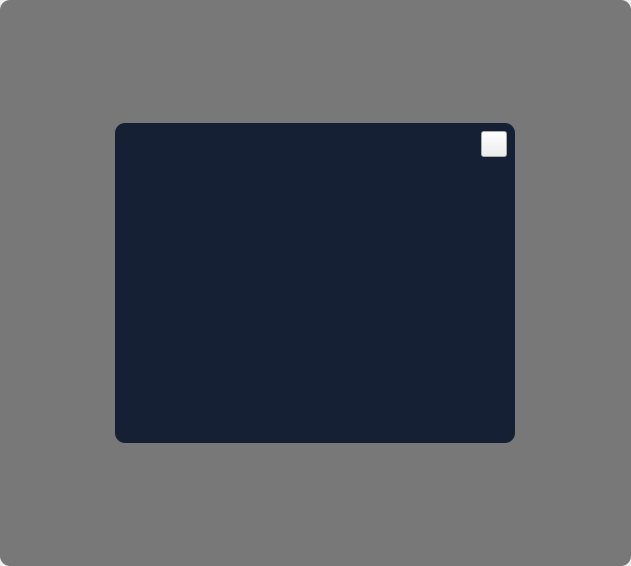
<?xml version="1.0" encoding="UTF-8"?>
<ui version="4.0">
 <class>CPUInfo</class>
 <widget class="QWidget" name="CPUInfo">
  <property name="geometry">
   <rect>
    <x>0</x>
    <y>0</y>
    <width>631</width>
    <height>566</height>
   </rect>
  </property>
  <property name="windowTitle">
   <string>Form</string>
  </property>
  <layout class="QVBoxLayout" name="verticalLayout">
   <property name="spacing">
    <number>0</number>
   </property>
   <property name="leftMargin">
    <number>0</number>
   </property>
   <property name="topMargin">
    <number>0</number>
   </property>
   <property name="rightMargin">
    <number>0</number>
   </property>
   <property name="bottomMargin">
    <number>0</number>
   </property>
   <item>
    <widget class="QFrame" name="frame_bg">
     <property name="styleSheet">
      <string notr="true">#frame_bg
{
	border-radius: 10px;
	background-color: rgba(0, 0, 0, 50%);
}</string>
     </property>
     <property name="frameShape">
      <enum>QFrame::StyledPanel</enum>
     </property>
     <property name="frameShadow">
      <enum>QFrame::Raised</enum>
     </property>
     <layout class="QGridLayout" name="gridLayout">
      <property name="leftMargin">
       <number>0</number>
      </property>
      <property name="topMargin">
       <number>0</number>
      </property>
      <property name="rightMargin">
       <number>0</number>
      </property>
      <property name="bottomMargin">
       <number>0</number>
      </property>
      <property name="spacing">
       <number>0</number>
      </property>
      <item row="0" column="0">
       <widget class="QFrame" name="frame">
        <property name="minimumSize">
         <size>
          <width>400</width>
          <height>320</height>
         </size>
        </property>
        <property name="maximumSize">
         <size>
          <width>400</width>
          <height>320</height>
         </size>
        </property>
        <property name="styleSheet">
         <string notr="true">#frame
{
	background: #152034;
	border-radius: 10px;
}

QLabel
{
	font-size: 16px;
	font-family: 微软雅黑;
	color: #01EEC3;
}</string>
        </property>
        <property name="frameShape">
         <enum>QFrame::StyledPanel</enum>
        </property>
        <property name="frameShadow">
         <enum>QFrame::Raised</enum>
        </property>
        <layout class="QVBoxLayout" name="verticalLayout_2">
         <property name="spacing">
          <number>16</number>
         </property>
         <property name="leftMargin">
          <number>20</number>
         </property>
         <property name="topMargin">
          <number>8</number>
         </property>
         <property name="rightMargin">
          <number>8</number>
         </property>
         <property name="bottomMargin">
          <number>20</number>
         </property>
         <item alignment="Qt::AlignRight">
          <widget class="QPushButton" name="pushButton">
           <property name="minimumSize">
            <size>
             <width>26</width>
             <height>26</height>
            </size>
           </property>
           <property name="maximumSize">
            <size>
             <width>26</width>
             <height>26</height>
            </size>
           </property>
           <property name="cursor">
            <cursorShape>PointingHandCursor</cursorShape>
           </property>
           <property name="styleSheet">
            <string notr="true">QPushButton
{
	border-image: url(:/images/images/ic_gb.png);
}

QPushButton:hover
{
	border-image: url(:/images/images/ic_gb_bright.png);
}</string>
           </property>
          </widget>
         </item>
         <item>
          <widget class="QLabel" name="label_pageSize"/>
         </item>
         <item>
          <widget class="QLabel" name="label_minAddress"/>
         </item>
         <item>
          <widget class="QLabel" name="label_maxAddress"/>
         </item>
         <item>
          <widget class="QLabel" name="label_mask"/>
         </item>
         <item>
          <widget class="QLabel" name="label_processorNum"/>
         </item>
         <item>
          <widget class="QLabel" name="label_processorType"/>
         </item>
         <item>
          <widget class="QLabel" name="label_processorLevel"/>
         </item>
         <item>
          <widget class="QLabel" name="label_processorVersion"/>
         </item>
        </layout>
       </widget>
      </item>
     </layout>
    </widget>
   </item>
  </layout>
 </widget>
 <resources>
  <include location="GetPCInfo.qrc"/>
 </resources>
 <connections/>
</ui>
